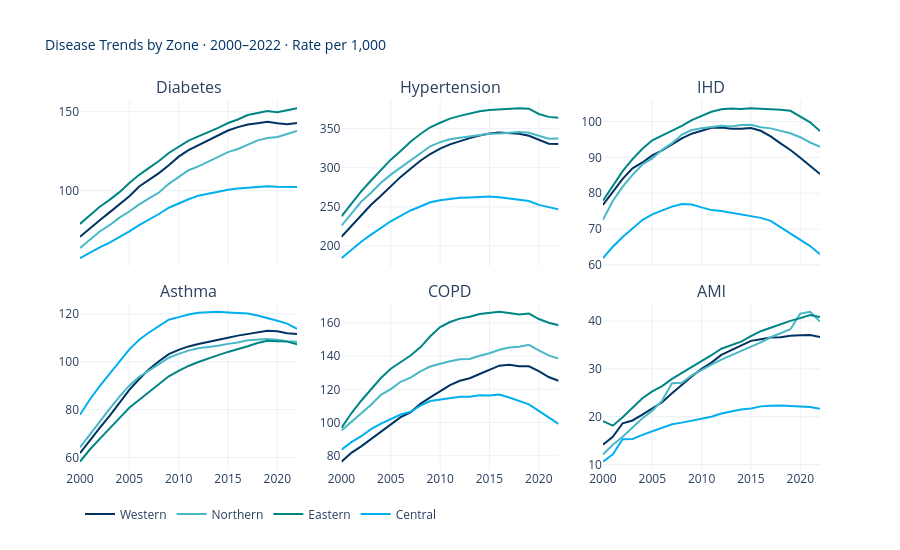

The notebook cell saved with this chart:
### Code cell
# ══════════════════════════════════════════════════════════════════════════════
# EDA 6b: TREND BY ZONE — faceted by disease
# ══════════════════════════════════════════════════════════════════════════════

trend_zone = df.groupby(['year','zone_name','disease'])[['prevalence','population']].sum().reset_index()
trend_zone['rate_per_1000'] = (trend_zone['prevalence'] / trend_zone['population'] * 1000).round(2)

fig = make_subplots(rows=2, cols=3,
    subplot_titles=['Diabetes','Hypertension','IHD','Asthma','COPD','AMI'],
    shared_xaxes=True, vertical_spacing=0.1, horizontal_spacing=0.06)

for i, disease in enumerate(['Diabetes','Hypertension','IHD','Asthma','COPD','AMI']):
    row, col = i//3+1, i%3+1
    dd = trend_zone[trend_zone['disease']==disease]
    for zone in ZONES:
        zd = dd[dd['zone_name']==zone].sort_values('year')
        fig.add_trace(go.Scatter(
            x=zd['year'], y=zd['rate_per_1000'],
            mode='lines', name=zone,
            line=dict(color=ZONE_COLORS[zone], width=2),
            showlegend=(i==0),
            hovertemplate=f'{zone}<br>%{{x}}: %{{y:.1f}}<extra></extra>',
        ), row=row, col=col)

fig.update_layout(
    title=dict(text='Disease Trends by Zone · 2000–2022 · Rate per 1,000',
               font=dict(size=14, color=NS['deep_blue'])),
    template='plotly_white', height=550,
    legend=dict(orientation='h', y=-0.08),
)
fig.show()

### Figure 1 — Plotly figure (JSON) as saved in the notebook; plotly's stock layout.template omitted (floating-point values rounded to 4 significant figures)
{"data": [{"hovertemplate": "Western<br>%{x}: %{y:.1f}<extra></extra>", "line": {"color": "#003262", "width": 2}, "mode": "lines", "name": "Western", "showlegend": true, "type": "scatter", "x": [2000, 2001, 2002, 2003, 2004, 2005, 2006, 2007, 2008, 2009, 2010, 2011, 2012, 2013, 2014, 2015, 2016, 2017, 2018, 2019, 2020, 2021, 2022], "xaxis": "x", "y": [70.81, 76.32, 81.29, 86.27, 91.69, 96.54, 102.7, 106.7, 111.1, 116.2, 121.6, 125.7, 128.7, 131.8, 135.0, 138.1, 140.2, 141.9, 142.7, 143.6, 142.7, 142.2, 142.9], "yaxis": "y"}, {"hovertemplate": "Northern<br>%{x}: %{y:.1f}<extra></extra>", "line": {"color": "#48B8C7", "width": 2}, "mode": "lines", "name": "Northern", "showlegend": true, "type": "scatter", "x": [2000, 2001, 2002, 2003, 2004, 2005, 2006, 2007, 2008, 2009, 2010, 2011, 2012, 2013, 2014, 2015, 2016, 2017, 2018, 2019, 2020, 2021, 2022], "xaxis": "x", "y": [63.68, 69.05, 74.18, 78.16, 82.96, 86.85, 91.34, 95.1, 98.83, 104.4, 108.9, 113.0, 115.4, 118.3, 121.7, 124.5, 126.4, 129.3, 131.9, 133.4, 134.0, 135.9, 137.9], "yaxis": "y"}, {"hovertemplate": "Eastern<br>%{x}: %{y:.1f}<extra></extra>", "line": {"color": "#008585", "width": 2}, "mode": "lines", "name": "Eastern", "showlegend": true, "type": "scatter", "x": [2000, 2001, 2002, 2003, 2004, 2005, 2006, 2007, 2008, 2009, 2010, 2011, 2012, 2013, 2014, 2015, 2016, 2017, 2018, 2019, 2020, 2021, 2022], "xaxis": "x", "y": [78.96, 84.1, 89.82, 94.22, 99.1, 104.9, 110.0, 114.4, 118.8, 123.9, 127.6, 131.7, 134.4, 136.9, 139.8, 142.8, 145.1, 147.9, 149.4, 150.5, 149.6, 150.8, 152.2], "yaxis": "y"}, {"hovertemplate": "Central<br>%{x}: %{y:.1f}<extra></extra>", "line": {"color": "#00AFEF", "width": 2}, "mode": "lines", "name": "Central", "showlegend": true, "type": "scatter", "x": [2000, 2001, 2002, 2003, 2004, 2005, 2006, 2007, 2008, 2009, 2010, 2011, 2012, 2013, 2014, 2015, 2016, 2017, 2018, 2019, 2020, 2021, 2022], "xaxis": "x", "y": [57.29, 60.8, 64.07, 67.18, 70.64, 74.21, 78.19, 81.65, 85.26, 89.22, 92.12, 94.61, 96.87, 98.16, 99.51, 100.6, 101.4, 101.7, 102.0, 102.8, 102.6, 102.6, 102.4], "yaxis": "y"}, {"hovertemplate": "Western<br>%{x}: %{y:.1f}<extra></extra>", "line": {"color": "#003262", "width": 2}, "mode": "lines", "name": "Western", "showlegend": false, "type": "scatter", "x": [2000, 2001, 2002, 2003, 2004, 2005, 2006, 2007, 2008, 2009, 2010, 2011, 2012, 2013, 2014, 2015, 2016, 2017, 2018, 2019, 2020, 2021, 2022], "xaxis": "x2", "y": [211.6, 225.5, 238.7, 252.6, 264.1, 276.3, 288.3, 298.7, 309.0, 317.5, 324.4, 329.9, 334.4, 337.9, 341.2, 343.7, 345.1, 344.5, 343.4, 340.9, 335.8, 330.7, 330.5], "yaxis": "y2"}, {"hovertemplate": "Northern<br>%{x}: %{y:.1f}<extra></extra>", "line": {"color": "#48B8C7", "width": 2}, "mode": "lines", "name": "Northern", "showlegend": false, "type": "scatter", "x": [2000, 2001, 2002, 2003, 2004, 2005, 2006, 2007, 2008, 2009, 2010, 2011, 2012, 2013, 2014, 2015, 2016, 2017, 2018, 2019, 2020, 2021, 2022], "xaxis": "x2", "y": [225.8, 241.5, 256.4, 267.9, 280.8, 291.2, 300.1, 308.6, 317.7, 327.4, 332.8, 336.5, 338.3, 340.2, 342.2, 343.5, 343.8, 345.1, 345.7, 344.8, 340.6, 337.1, 337.5], "yaxis": "y2"}, {"hovertemplate": "Eastern<br>%{x}: %{y:.1f}<extra></extra>", "line": {"color": "#008585", "width": 2}, "mode": "lines", "name": "Eastern", "showlegend": false, "type": "scatter", "x": [2000, 2001, 2002, 2003, 2004, 2005, 2006, 2007, 2008, 2009, 2010, 2011, 2012, 2013, 2014, 2015, 2016, 2017, 2018, 2019, 2020, 2021, 2022], "xaxis": "x2", "y": [237.9, 253.8, 269.8, 283.6, 296.8, 310.3, 321.5, 333.3, 343.1, 351.8, 357.6, 362.8, 366.3, 369.0, 372.2, 373.9, 374.4, 374.7, 376.0, 375.5, 368.8, 365.1, 364.1], "yaxis": "y2"}, {"hovertemplate": "Central<br>%{x}: %{y:.1f}<extra></extra>", "line": {"color": "#00AFEF", "width": 2}, "mode": "lines", "name": "Central", "showlegend": false, "type": "scatter", "x": [2000, 2001, 2002, 2003, 2004, 2005, 2006, 2007, 2008, 2009, 2010, 2011, 2012, 2013, 2014, 2015, 2016, 2017, 2018, 2019, 2020, 2021, 2022], "xaxis": "x2", "y": [184.3, 195.4, 205.3, 214.4, 222.9, 231.5, 238.5, 245.3, 250.4, 255.8, 258.4, 260.2, 261.6, 262.1, 263.1, 263.2, 262.4, 260.7, 259.7, 257.5, 252.5, 249.5, 246.7], "yaxis": "y2"}, {"hovertemplate": "Western<br>%{x}: %{y:.1f}<extra></extra>", "line": {"color": "#003262", "width": 2}, "mode": "lines", "name": "Western", "showlegend": false, "type": "scatter", "x": [2000, 2001, 2002, 2003, 2004, 2005, 2006, 2007, 2008, 2009, 2010, 2011, 2012, 2013, 2014, 2015, 2016, 2017, 2018, 2019, 2020, 2021, 2022], "xaxis": "x3", "y": [76.73, 80.47, 83.99, 86.93, 88.58, 90.55, 91.95, 93.62, 95.28, 96.62, 97.52, 98.26, 98.33, 97.97, 98.02, 98.18, 97.43, 95.84, 93.93, 92.05, 89.91, 87.74, 85.34], "yaxis": "y3"}, {"hovertemplate": "Northern<br>%{x}: %{y:.1f}<extra></extra>", "line": {"color": "#48B8C7", "width": 2}, "mode": "lines", "name": "Northern", "showlegend": false, "type": "scatter", "x": [2000, 2001, 2002, 2003, 2004, 2005, 2006, 2007, 2008, 2009, 2010, 2011, 2012, 2013, 2014, 2015, 2016, 2017, 2018, 2019, 2020, 2021, 2022], "xaxis": "x3", "y": [72.6, 77.84, 81.84, 85.13, 88.02, 89.73, 92.1, 93.98, 96.39, 97.64, 98.13, 98.49, 98.84, 98.61, 99.02, 99.1, 98.44, 98.1, 97.42, 96.75, 95.63, 94.16, 92.94], "yaxis": "y3"}, {"hovertemplate": "Eastern<br>%{x}: %{y:.1f}<extra></extra>", "line": {"color": "#008585", "width": 2}, "mode": "lines", "name": "Eastern", "showlegend": false, "type": "scatter", "x": [2000, 2001, 2002, 2003, 2004, 2005, 2006, 2007, 2008, 2009, 2010, 2011, 2012, 2013, 2014, 2015, 2016, 2017, 2018, 2019, 2020, 2021, 2022], "xaxis": "x3", "y": [77.89, 82.2, 86.16, 89.52, 92.42, 94.76, 96.11, 97.28, 98.8, 100.4, 101.6, 102.7, 103.5, 103.7, 103.5, 103.7, 103.5, 103.5, 103.3, 103.0, 101.5, 99.8, 97.33], "yaxis": "y3"}, {"hovertemplate": "Central<br>%{x}: %{y:.1f}<extra></extra>", "line": {"color": "#00AFEF", "width": 2}, "mode": "lines", "name": "Central", "showlegend": false, "type": "scatter", "x": [2000, 2001, 2002, 2003, 2004, 2005, 2006, 2007, 2008, 2009, 2010, 2011, 2012, 2013, 2014, 2015, 2016, 2017, 2018, 2019, 2020, 2021, 2022], "xaxis": "x3", "y": [61.85, 65.03, 67.77, 70.2, 72.5, 74.11, 75.22, 76.24, 76.95, 76.81, 76.03, 75.27, 75.01, 74.56, 73.97, 73.58, 73.11, 72.27, 70.51, 68.86, 66.87, 65.24, 62.96], "yaxis": "y3"}, {"hovertemplate": "Western<br>%{x}: %{y:.1f}<extra></extra>", "line": {"color": "#003262", "width": 2}, "mode": "lines", "name": "Western", "showlegend": false, "type": "scatter", "x": [2000, 2001, 2002, 2003, 2004, 2005, 2006, 2007, 2008, 2009, 2010, 2011, 2012, 2013, 2014, 2015, 2016, 2017, 2018, 2019, 2020, 2021, 2022], "xaxis": "x4", "y": [61.88, 67.34, 72.43, 77.43, 83.03, 88.26, 92.8, 96.84, 100.2, 103.2, 105.0, 106.4, 107.4, 108.2, 109.3, 110.0, 110.9, 111.6, 112.3, 112.9, 112.8, 111.9, 111.6], "yaxis": "y4"}, {"hovertemplate": "Northern<br>%{x}: %{y:.1f}<extra></extra>", "line": {"color": "#48B8C7", "width": 2}, "mode": "lines", "name": "Northern", "showlegend": false, "type": "scatter", "x": [2000, 2001, 2002, 2003, 2004, 2005, 2006, 2007, 2008, 2009, 2010, 2011, 2012, 2013, 2014, 2015, 2016, 2017, 2018, 2019, 2020, 2021, 2022], "xaxis": "x4", "y": [64.23, 69.74, 74.94, 80.33, 85.48, 90.01, 93.7, 96.46, 99.28, 101.7, 103.3, 104.7, 105.7, 106.0, 106.7, 107.5, 108.0, 108.9, 109.3, 109.5, 109.2, 108.6, 108.4], "yaxis": "y4"}, {"hovertemplate": "Eastern<br>%{x}: %{y:.1f}<extra></extra>", "line": {"color": "#008585", "width": 2}, "mode": "lines", "name": "Eastern", "showlegend": false, "type": "scatter", "x": [2000, 2001, 2002, 2003, 2004, 2005, 2006, 2007, 2008, 2009, 2010, 2011, 2012, 2013, 2014, 2015, 2016, 2017, 2018, 2019, 2020, 2021, 2022], "xaxis": "x4", "y": [58.28, 63.36, 67.79, 72.27, 76.45, 80.76, 84.01, 87.47, 90.62, 93.93, 96.17, 98.25, 99.91, 101.5, 102.8, 104.1, 105.2, 106.5, 107.8, 108.7, 108.6, 108.4, 107.3], "yaxis": "y4"}, {"hovertemplate": "Central<br>%{x}: %{y:.1f}<extra></extra>", "line": {"color": "#00AFEF", "width": 2}, "mode": "lines", "name": "Central", "showlegend": false, "type": "scatter", "x": [2000, 2001, 2002, 2003, 2004, 2005, 2006, 2007, 2008, 2009, 2010, 2011, 2012, 2013, 2014, 2015, 2016, 2017, 2018, 2019, 2020, 2021, 2022], "xaxis": "x4", "y": [77.84, 84.26, 89.84, 94.78, 100.0, 105.2, 109.2, 112.2, 114.9, 117.5, 118.6, 119.7, 120.4, 120.6, 120.8, 120.6, 120.5, 120.2, 119.3, 118.3, 117.1, 115.9, 113.7], "yaxis": "y4"}, {"hovertemplate": "Western<br>%{x}: %{y:.1f}<extra></extra>", "line": {"color": "#003262", "width": 2}, "mode": "lines", "name": "Western", "showlegend": false, "type": "scatter", "x": [2000, 2001, 2002, 2003, 2004, 2005, 2006, 2007, 2008, 2009, 2010, 2011, 2012, 2013, 2014, 2015, 2016, 2017, 2018, 2019, 2020, 2021, 2022], "xaxis": "x5", "y": [76.47, 81.8, 85.69, 90.01, 94.26, 98.94, 103.2, 106.1, 111.2, 115.1, 118.9, 122.5, 125.1, 126.7, 129.2, 131.9, 134.2, 134.8, 133.8, 133.9, 130.9, 127.4, 125.1], "yaxis": "y5"}, {"hovertemplate": "Northern<br>%{x}: %{y:.1f}<extra></extra>", "line": {"color": "#48B8C7", "width": 2}, "mode": "lines", "name": "Northern", "showlegend": false, "type": "scatter", "x": [2000, 2001, 2002, 2003, 2004, 2005, 2006, 2007, 2008, 2009, 2010, 2011, 2012, 2013, 2014, 2015, 2016, 2017, 2018, 2019, 2020, 2021, 2022], "xaxis": "x5", "y": [95.23, 100.3, 105.5, 110.8, 116.7, 120.2, 124.5, 127.0, 130.8, 133.7, 135.3, 136.9, 138.1, 138.3, 140.1, 141.7, 143.8, 145.1, 145.6, 146.7, 143.4, 140.4, 138.4], "yaxis": "y5"}, {"hovertemplate": "Eastern<br>%{x}: %{y:.1f}<extra></extra>", "line": {"color": "#008585", "width": 2}, "mode": "lines", "name": "Eastern", "showlegend": false, "type": "scatter", "x": [2000, 2001, 2002, 2003, 2004, 2005, 2006, 2007, 2008, 2009, 2010, 2011, 2012, 2013, 2014, 2015, 2016, 2017, 2018, 2019, 2020, 2021, 2022], "xaxis": "x5", "y": [96.82, 105.6, 113.1, 120.0, 126.8, 132.4, 136.3, 140.3, 145.2, 151.9, 157.5, 160.5, 162.5, 163.6, 165.3, 166.1, 166.6, 165.9, 165.0, 165.6, 162.3, 160.0, 158.5], "yaxis": "y5"}, {"hovertemplate": "Central<br>%{x}: %{y:.1f}<extra></extra>", "line": {"color": "#00AFEF", "width": 2}, "mode": "lines", "name": "Central", "showlegend": false, "type": "scatter", "x": [2000, 2001, 2002, 2003, 2004, 2005, 2006, 2007, 2008, 2009, 2010, 2011, 2012, 2013, 2014, 2015, 2016, 2017, 2018, 2019, 2020, 2021, 2022], "xaxis": "x5", "y": [83.66, 88.22, 91.78, 96.0, 99.4, 102.1, 104.8, 106.5, 110.2, 112.9, 113.8, 114.4, 115.5, 115.5, 116.5, 116.3, 116.8, 115.0, 113.0, 110.9, 107.1, 103.0, 99.18], "yaxis": "y5"}, {"hovertemplate": "Western<br>%{x}: %{y:.1f}<extra></extra>", "line": {"color": "#003262", "width": 2}, "mode": "lines", "name": "Western", "showlegend": false, "type": "scatter", "x": [2000, 2001, 2002, 2003, 2004, 2005, 2006, 2007, 2008, 2009, 2010, 2011, 2012, 2013, 2014, 2015, 2016, 2017, 2018, 2019, 2020, 2021, 2022], "xaxis": "x6", "y": [14.12, 15.79, 18.63, 19.21, 20.43, 21.7, 23.02, 24.91, 26.74, 28.42, 30.0, 31.31, 32.93, 33.93, 34.99, 35.85, 36.2, 36.57, 36.63, 36.94, 37.04, 37.08, 36.68], "yaxis": "y6"}, {"hovertemplate": "Northern<br>%{x}: %{y:.1f}<extra></extra>", "line": {"color": "#48B8C7", "width": 2}, "mode": "lines", "name": "Northern", "showlegend": false, "type": "scatter", "x": [2000, 2001, 2002, 2003, 2004, 2005, 2006, 2007, 2008, 2009, 2010, 2011, 2012, 2013, 2014, 2015, 2016, 2017, 2018, 2019, 2020, 2021, 2022], "xaxis": "x6", "y": [12.09, 14.13, 15.8, 17.85, 19.68, 21.24, 23.37, 27.01, 27.09, 28.62, 29.8, 30.89, 31.95, 32.84, 33.83, 34.74, 35.52, 36.6, 37.42, 38.27, 41.55, 41.92, 39.87], "yaxis": "y6"}, {"hovertemplate": "Eastern<br>%{x}: %{y:.1f}<extra></extra>", "line": {"color": "#008585", "width": 2}, "mode": "lines", "name": "Eastern", "showlegend": false, "type": "scatter", "x": [2000, 2001, 2002, 2003, 2004, 2005, 2006, 2007, 2008, 2009, 2010, 2011, 2012, 2013, 2014, 2015, 2016, 2017, 2018, 2019, 2020, 2021, 2022], "xaxis": "x6", "y": [19.06, 18.13, 19.87, 21.97, 23.85, 25.3, 26.4, 27.91, 29.11, 30.47, 31.62, 32.85, 34.21, 35.0, 35.69, 36.82, 37.87, 38.58, 39.36, 40.03, 40.6, 41.27, 40.82], "yaxis": "y6"}, {"hovertemplate": "Central<br>%{x}: %{y:.1f}<extra></extra>", "line": {"color": "#00AFEF", "width": 2}, "mode": "lines", "name": "Central", "showlegend": false, "type": "scatter", "x": [2000, 2001, 2002, 2003, 2004, 2005, 2006, 2007, 2008, 2009, 2010, 2011, 2012, 2013, 2014, 2015, 2016, 2017, 2018, 2019, 2020, 2021, 2022], "xaxis": "x6", "y": [10.6, 12.15, 15.29, 15.34, 16.2, 16.93, 17.53, 18.42, 18.76, 19.2, 19.66, 20.0, 20.68, 21.1, 21.49, 21.73, 22.16, 22.31, 22.36, 22.23, 22.13, 22.02, 21.65], "yaxis": "y6"}], "layout": {"annotations": [{"font": {"size": 16}, "showarrow": false, "text": "Diabetes", "x": 0.1467, "xanchor": "center", "xref": "paper", "y": 1, "yanchor": "bottom", "yref": "paper"}, {"font": {"size": 16}, "showarrow": false, "text": "Hypertension", "x": 0.5, "xanchor": "center", "xref": "paper", "y": 1, "yanchor": "bottom", "yref": "paper"}, {"font": {"size": 16}, "showarrow": false, "text": "IHD", "x": 0.8533, "xanchor": "center", "xref": "paper", "y": 1, "yanchor": "bottom", "yref": "paper"}, {"font": {"size": 16}, "showarrow": false, "text": "Asthma", "x": 0.1467, "xanchor": "center", "xref": "paper", "y": 0.45, "yanchor": "bottom", "yref": "paper"}, {"font": {"size": 16}, "showarrow": false, "text": "COPD", "x": 0.5, "xanchor": "center", "xref": "paper", "y": 0.45, "yanchor": "bottom", "yref": "paper"}, {"font": {"size": 16}, "showarrow": false, "text": "AMI", "x": 0.8533, "xanchor": "center", "xref": "paper", "y": 0.45, "yanchor": "bottom", "yref": "paper"}], "height": 550, "legend": {"orientation": "h", "y": -0.08}, "title": {"font": {"color": "#003262", "size": 14}, "text": "Disease Trends by Zone · 2000–2022 · Rate per 1,000"}, "xaxis": {"anchor": "y", "domain": [0, 0.2933], "matches": "x4", "showticklabels": false}, "xaxis2": {"anchor": "y2", "domain": [0.3533, 0.6467], "matches": "x5", "showticklabels": false}, "xaxis3": {"anchor": "y3", "domain": [0.7067, 1], "matches": "x6", "showticklabels": false}, "xaxis4": {"anchor": "y4", "domain": [0, 0.2933]}, "xaxis5": {"anchor": "y5", "domain": [0.3533, 0.6467]}, "xaxis6": {"anchor": "y6", "domain": [0.7067, 1]}, "yaxis": {"anchor": "x", "domain": [0.55, 1]}, "yaxis2": {"anchor": "x2", "domain": [0.55, 1]}, "yaxis3": {"anchor": "x3", "domain": [0.55, 1]}, "yaxis4": {"anchor": "x4", "domain": [0, 0.45]}, "yaxis5": {"anchor": "x5", "domain": [0, 0.45]}, "yaxis6": {"anchor": "x6", "domain": [0, 0.45]}}}
